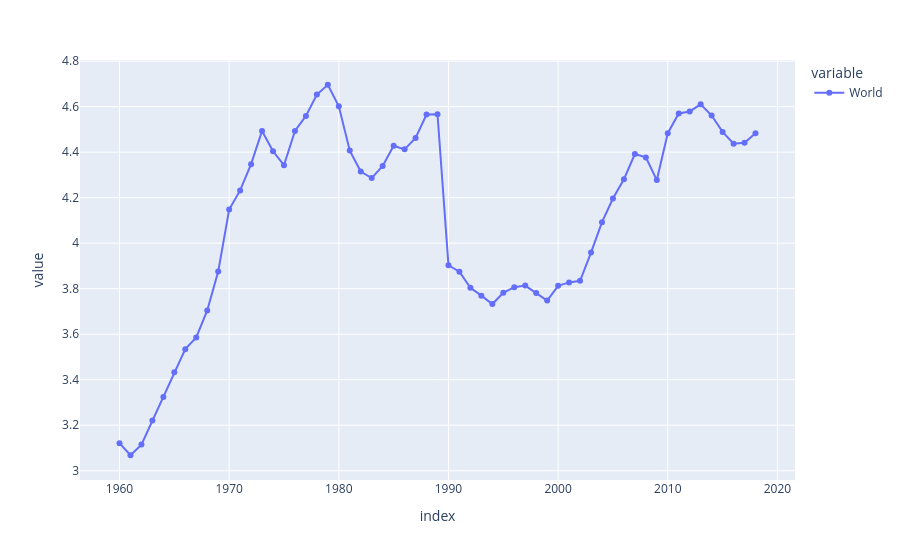

The code cell stored with this chart in its notebook:
### Code cell
fig_1=px.line(data_frame=df1, x=df1.index, y=['World'], markers=True)
fig_1

### Figure 1 — Plotly figure (JSON) as saved in the notebook; plotly's stock layout.template omitted (floating-point values rounded to 4 significant figures)
{"data": [{"hovertemplate": "variable=World<br>index=%{x}<br>value=%{y}<extra></extra>", "legendgroup": "World", "line": {"color": "#636efa", "dash": "solid"}, "marker": {"symbol": "circle"}, "mode": "lines+markers", "name": "World", "orientation": "v", "showlegend": true, "type": "scatter", "x": [1960, 1961, 1962, 1963, 1964, 1965, 1966, 1967, 1968, 1969, 1970, 1971, 1972, 1973, 1974, 1975, 1976, 1977, 1978, 1979, 1980, 1981, 1982, 1983, 1984, 1985, 1986, 1987, 1988, 1989, 1990, 1991, 1992, 1993, 1994, 1995, 1996, 1997, 1998, 1999, 2000, 2001, 2002, 2003, 2004, 2005, 2006, 2007, 2008, 2009, 2010, 2011, 2012, 2013, 2014, 2015, 2016, 2017, 2018], "xaxis": "x", "y": [3.121, 3.068, 3.115, 3.221, 3.324, 3.432, 3.534, 3.586, 3.705, 3.875, 4.148, 4.232, 4.347, 4.493, 4.404, 4.343, 4.493, 4.559, 4.653, 4.696, 4.601, 4.407, 4.315, 4.286, 4.339, 4.428, 4.412, 4.462, 4.565, 4.566, 3.903, 3.875, 3.804, 3.769, 3.732, 3.782, 3.807, 3.814, 3.781, 3.748, 3.813, 3.828, 3.835, 3.959, 4.092, 4.196, 4.281, 4.392, 4.377, 4.277, 4.483, 4.57, 4.579, 4.61, 4.561, 4.489, 4.437, 4.441, 4.484], "yaxis": "y"}], "layout": {"legend": {"title": {"text": "variable"}, "tracegroupgap": 0}, "margin": {"t": 60}, "xaxis": {"anchor": "y", "domain": [0, 1], "title": {"text": "index"}}, "yaxis": {"anchor": "x", "domain": [0, 1], "title": {"text": "value"}}}}
